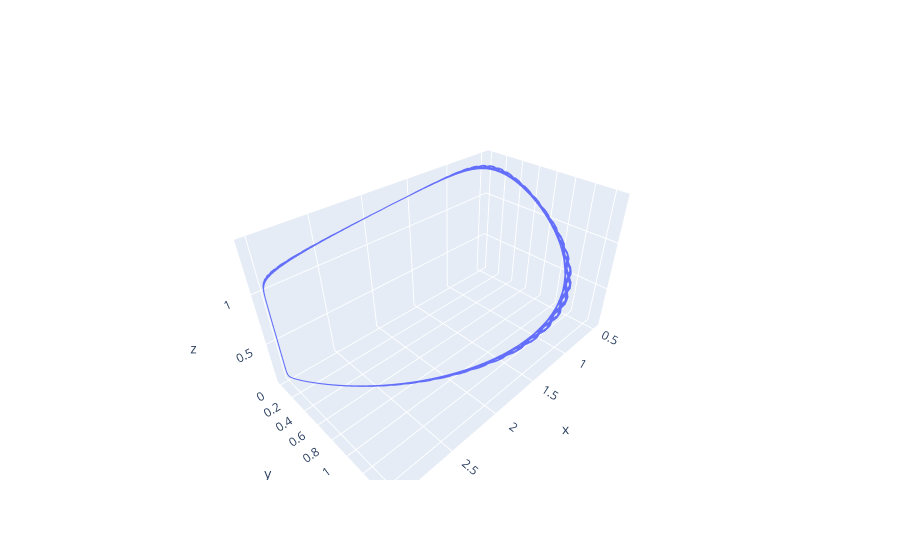

Notebook cell for this chart:
### Code cell
#plotting del sistema

fig = go.Figure(data=[go.Scatter3d(x=x_values, y=y_values, z=z_values, mode='lines')])
fig.show()

### Figure 1 — Plotly figure (JSON) as saved in the notebook; plotly's stock layout.template omitted (floating-point values rounded to 4 significant figures; data arrays with more than 128 entries replaced by an {"elided": "..."} marker saying what was removed)
{"data": [{"mode": "lines", "type": "scatter3d", "x": {"elided": "1000 float values"}, "y": {"elided": "1000 float values"}, "z": {"elided": "1000 float values"}}], "layout": {}}
